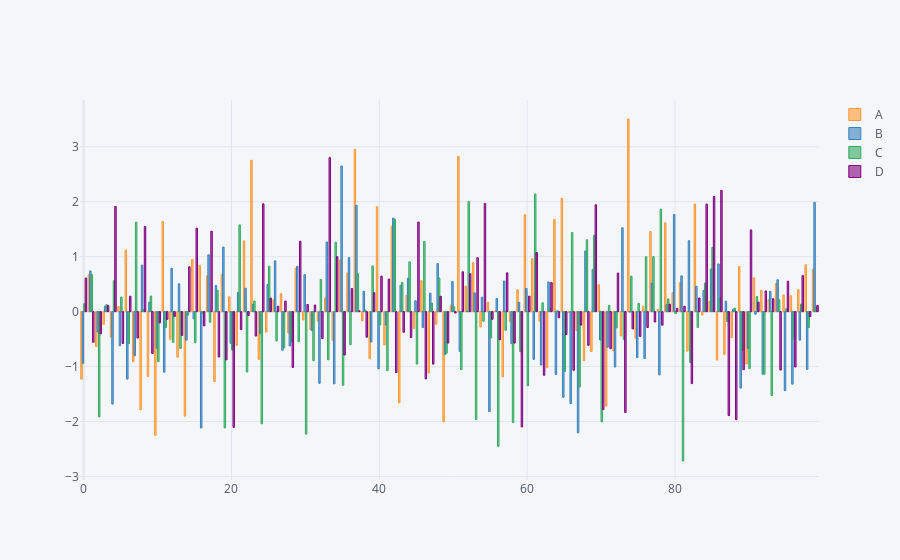

The notebook cell saved with this chart:
### Code cell
# PLOTLY - BARPLOT
df.iplot(kind='bar')
# As we see this is not what we want - do an AGGREGATE FUNCTION
